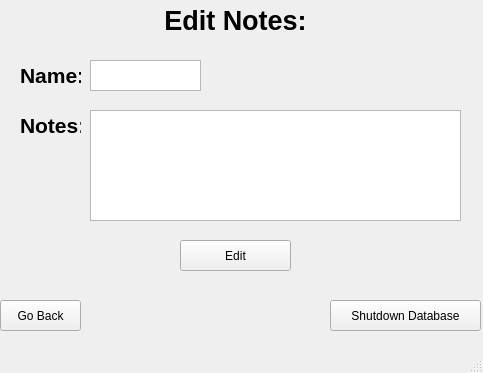
<?xml version="1.0" encoding="UTF-8"?>
<ui version="4.0">
 <class>MainWindow</class>
 <widget class="QMainWindow" name="MainWindow">
  <property name="geometry">
   <rect>
    <x>0</x>
    <y>0</y>
    <width>483</width>
    <height>373</height>
   </rect>
  </property>
  <property name="windowTitle">
   <string>MainWindow</string>
  </property>
  <widget class="QWidget" name="centralwidget">
   <widget class="QPushButton" name="shutdown_db_button">
    <property name="geometry">
     <rect>
      <x>330</x>
      <y>300</y>
      <width>151</width>
      <height>31</height>
     </rect>
    </property>
    <property name="text">
     <string>Shutdown Database</string>
    </property>
   </widget>
   <widget class="QTextEdit" name="name_box">
    <property name="geometry">
     <rect>
      <x>90</x>
      <y>60</y>
      <width>111</width>
      <height>31</height>
     </rect>
    </property>
   </widget>
   <widget class="QTextEdit" name="notes_box">
    <property name="geometry">
     <rect>
      <x>90</x>
      <y>110</y>
      <width>371</width>
      <height>111</height>
     </rect>
    </property>
   </widget>
   <widget class="QLabel" name="name_label">
    <property name="geometry">
     <rect>
      <x>20</x>
      <y>60</y>
      <width>61</width>
      <height>31</height>
     </rect>
    </property>
    <property name="font">
     <font>
      <family>.AppleSystemUIFont</family>
      <pointsize>16</pointsize>
      <weight>75</weight>
      <italic>false</italic>
      <bold>true</bold>
     </font>
    </property>
    <property name="text">
     <string>Name:</string>
    </property>
    <property name="alignment">
     <set>Qt::AlignLeading|Qt::AlignLeft|Qt::AlignVCenter</set>
    </property>
   </widget>
   <widget class="QLabel" name="notes_label">
    <property name="geometry">
     <rect>
      <x>20</x>
      <y>110</y>
      <width>61</width>
      <height>31</height>
     </rect>
    </property>
    <property name="font">
     <font>
      <family>.AppleSystemUIFont</family>
      <pointsize>16</pointsize>
      <weight>75</weight>
      <italic>false</italic>
      <bold>true</bold>
     </font>
    </property>
    <property name="text">
     <string>Notes:</string>
    </property>
    <property name="alignment">
     <set>Qt::AlignLeading|Qt::AlignLeft|Qt::AlignVCenter</set>
    </property>
   </widget>
   <widget class="QPushButton" name="back_button">
    <property name="geometry">
     <rect>
      <x>0</x>
      <y>300</y>
      <width>81</width>
      <height>31</height>
     </rect>
    </property>
    <property name="text">
     <string>Go Back</string>
    </property>
   </widget>
   <widget class="QPushButton" name="edit_notes_button">
    <property name="geometry">
     <rect>
      <x>180</x>
      <y>240</y>
      <width>111</width>
      <height>31</height>
     </rect>
    </property>
    <property name="text">
     <string>Edit</string>
    </property>
   </widget>
   <widget class="QLabel" name="add_watchlist_label">
    <property name="geometry">
     <rect>
      <x>140</x>
      <y>0</y>
      <width>191</width>
      <height>41</height>
     </rect>
    </property>
    <property name="font">
     <font>
      <family>.AppleSystemUIFont</family>
      <pointsize>20</pointsize>
      <weight>75</weight>
      <italic>false</italic>
      <bold>true</bold>
     </font>
    </property>
    <property name="text">
     <string>Edit Notes:</string>
    </property>
    <property name="alignment">
     <set>Qt::AlignCenter</set>
    </property>
   </widget>
  </widget>
  <widget class="QMenuBar" name="menubar">
   <property name="geometry">
    <rect>
     <x>0</x>
     <y>0</y>
     <width>483</width>
     <height>24</height>
    </rect>
   </property>
  </widget>
  <widget class="QStatusBar" name="statusbar"/>
 </widget>
 <resources/>
 <connections/>
</ui>
